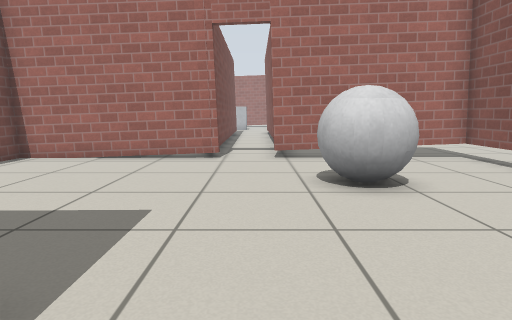
view 1 (above)

16 first-person views from a walk through a world built for the Gazebo simulator. The camera is 0.72 m above the floor, tilts 8° down and sees 75° across. The floor is counted in squares, 0.5 m on a side. Each view is taken from the middle of a square. On the plan, view 1 faces up. The plan holds only what a view shows up to about 15 squares ahead; the rest is blank. The place goes on beyond the plan. Gazebo's built-in surfaces are drawn with simple patterns.

view 2
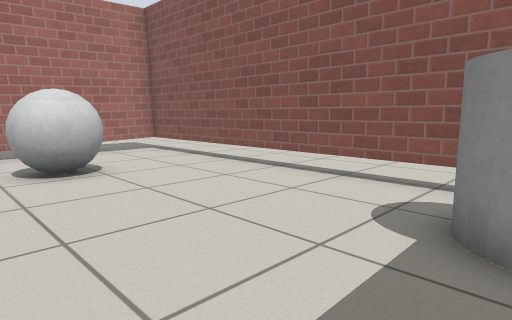

view 3
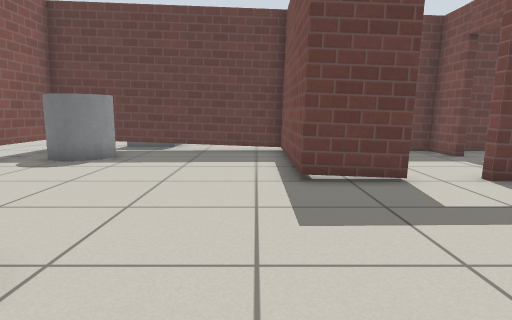

view 4
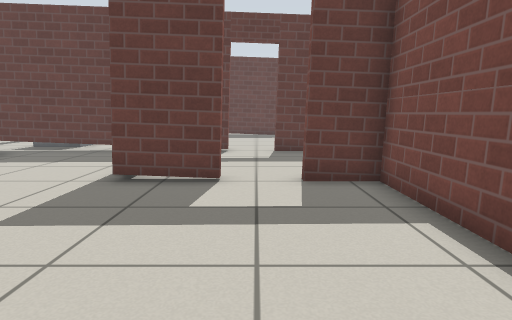

view 5
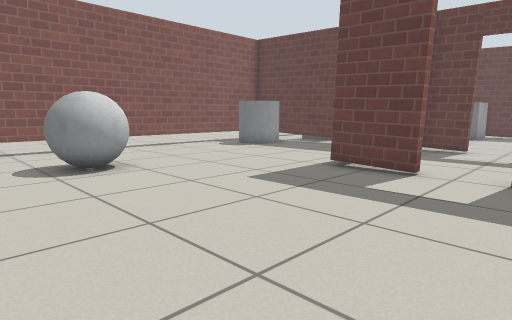

view 6
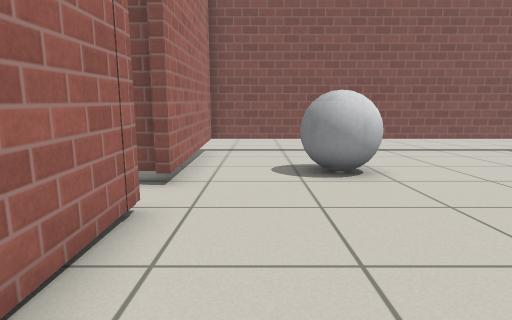

view 7
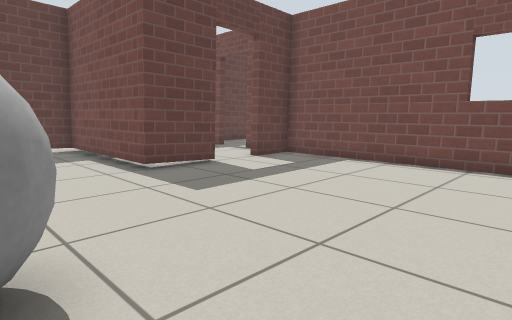

view 8
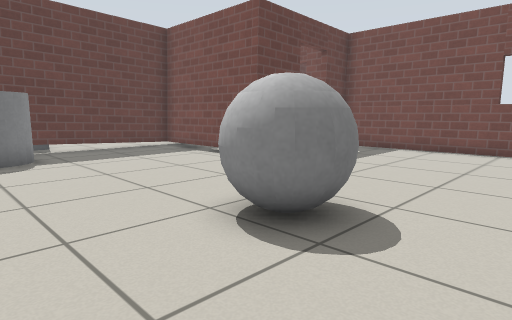

view 9
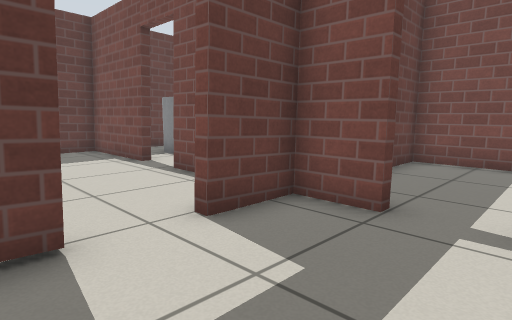

view 10
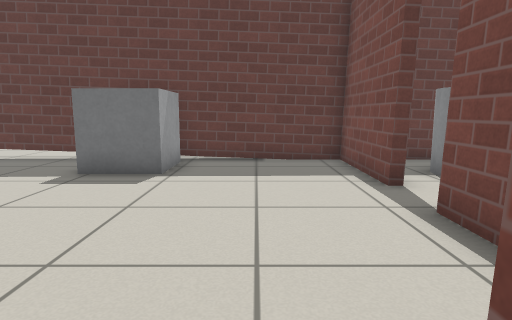

view 11
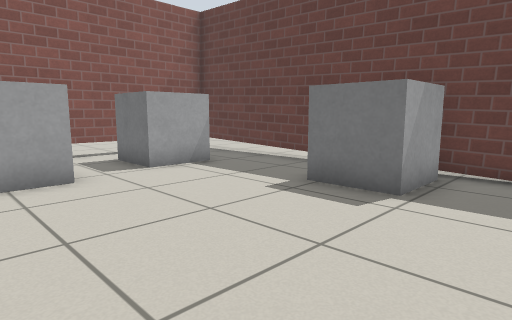

view 12
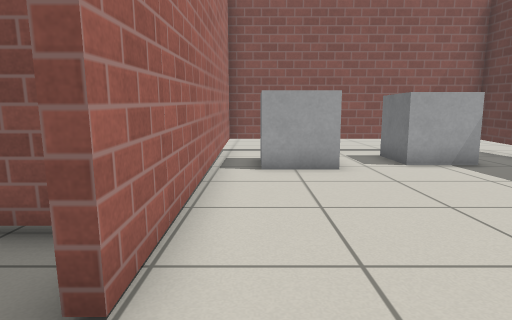

view 13
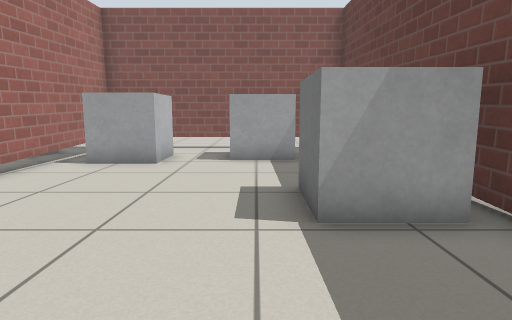

view 14
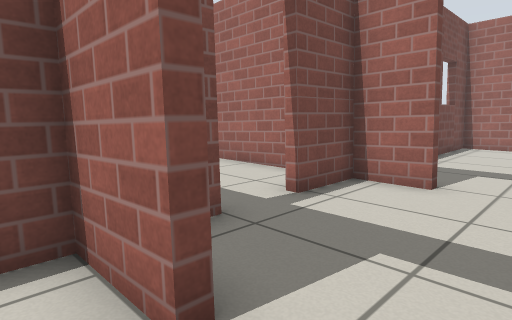

view 15
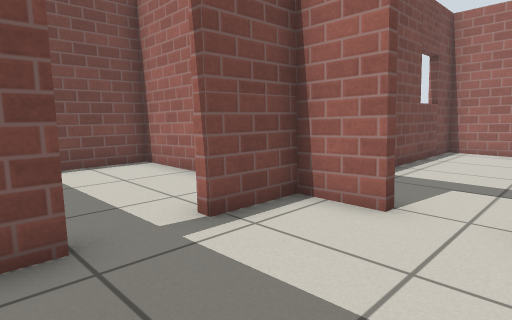

view 16
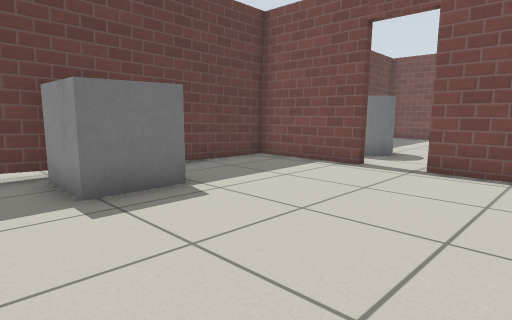

### Floor plan
Key: @ floor where view 1 was taken; # wall or solid block; . floor; D open door; B grey ball; C grey cylinder; T thing the floor can be seen under or through; G grey box.
Columns run from 14 left of view 1 to 7 right of it. Each row starts with its distance up from view 1.
 11       ################
 10       #..............#
  9       #..............#
  8       #.........BB...#
  7       #........BBB...#
  6       #.........BB...#
  5       #..............#
  4       #..............#
  3       #..............#
  2  #######DD###........#
  1  #....#.....#........#
  0  #....#.....#.@......#
 -1  #..........#.....CC.#
 -2  #..........#.....C C#
 -3 ##....#.....#.....CC.#
 -4 #########DD##TTTTTTTT#
 -5       #..........GG..#
 -6       #.........GG ..#
 -7       #..........GG..#
 -8      ................#
 -9   ................GG.#
-10 ... CC#..........G   #
-11 ..   C#....GGG...G   #
-12      .#....G G.......#
-13    #########GG########
-14           #####

Where each view was taken, in squares from view 1:
view 1: 0 up, 0 right, facing up
view 2: 2 down, 0 right, facing up-right
view 3: 9 up, 1 left, facing down
view 4: 9 up, 5 left, facing down
view 5: 10 up, 7 left, facing down-right
view 6: 9 up, 6 left, facing right
view 7: 10 up, 2 right, facing down-left
view 8: 10 up, 6 right, facing down-left
view 9: 0 up, 3 left, facing down-left
view 10: 3 down, 5 left, facing down
view 11: 5 down, 5 left, facing down-right
view 12: 5 down, 6 left, facing right
view 13: 10 down, 7 left, facing right
view 14: 5 down, 4 left, facing up-left
view 15: 3 down, 4 left, facing up-left
view 16: 5 down, 1 right, facing down-left
